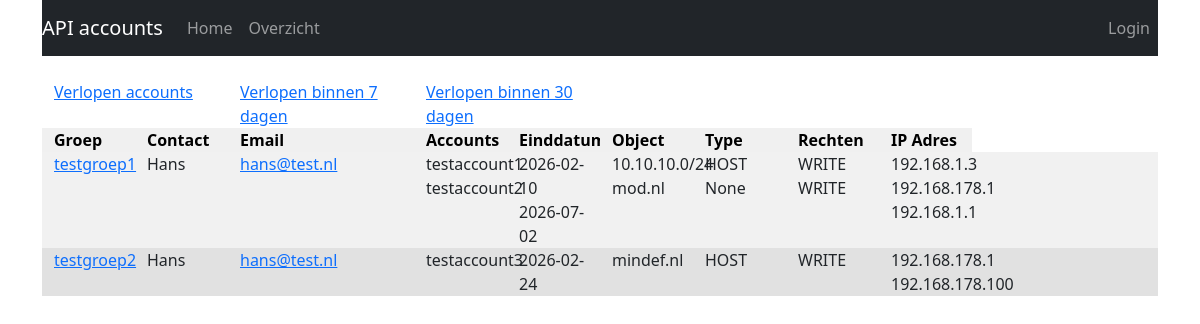
Screenshot of /overzicht with the database file from the repository.
### app/models.py (models this page shows, shortened)
class groeprecht(db.Model):
    __table_name__ = 'groeprecht'
    id = db.Column(db.Integer, primary_key=True, autoincrement=True)
    object = db.Column(db.String(100), nullable=False) #Naam van zone, netwerk etc.
    permission = db.Column(db.String(25), nullable=False) #READ, WRITE, DENY
    groep_id = db.Column(db.Integer, db.ForeignKey('groep.id'), nullable=False)  # Relatie naar groep
    groep = db.relationship('groep', backref=db.backref('groeprechten', lazy=True))  # Relatie naar groep
    resource_type_id = db.Column(db.Integer, db.ForeignKey('resource_type.id'))

class groep(db.Model):
    __table_name__ = 'groep'
    id = db.Column(db.Integer, primary_key=True, autoincrement=True)
    name = db.Column(db.String(255),nullable=False,unique=True)
    owner = db.Column(db.String(255),nullable=False)
    description = db.Column(db.Text)
    emailaddress = db.Column(db.String(100), nullable=False)
    documentation = db.Column(db.Text)
    software = db.Column(db.String(100), nullable=False)
    accesstype = db.Column(db.String(10), nullable=False)
    adgroep = db.Column(db.Boolean, default=False)

class accounts(db.Model):
    __table_name__ = 'accounts'
    id = db.Column(db.Integer, primary_key=True, autoincrement=True)
    name = db.Column(db.String(255),nullable=False,unique=True)
    einddatum = db.Column(db.Date, nullable=False)
    groep_id = db.Column(db.Integer, db.ForeignKey('groep.id'), nullable=False)  # Relatie naar groep
    groep = db.relationship('groep', backref=db.backref('accounts', lazy=True))

class resource_type(db.Model):
    __table_name__ = 'resource_type'
    id = db.Column(db.Integer, primary_key=True, autoincrement=True)
    name = db.Column(db.String(50), nullable=False)
    groeprechten = db.relationship('groeprecht', backref='resource_type')
    def __repr__(self):
        return f"{self.name}"

class ipadressen(db.Model):
    __table_name__ = 'ipadressen'
    id = db.Column(db.Integer, primary_key=True, autoincrement=True)
    ipaddress = db.Column(db.String(100))
    groep_id = db.Column(db.Integer, db.ForeignKey('groep.id'), nullable=False)  # Relatie naar groep
    groep = db.relationship('groep', backref=db.backref('ipadressen', lazy=True))

### app/lists.py (the view)
@overzicht.route('overzicht', strict_slashes=False ,methods=['GET'], defaults={ 'filter':''})
@overzicht.route('overzicht/<filter>/', methods=['GET'])
def acc(filter):
        if filter:
                if int(filter) <= 0:
                        today=datetime.strftime(datetime.now(), '%Y-%m-%d')
                        dateend=datetime.strftime(datetime.now()+timedelta(days=int(filter)), '%Y-%m-%d')
                        qry_grp=(db.session.query(groep,accounts,groeprecht,ipadressen)
                                .join(accounts, accounts.groep_id==groep.id)
                                .join(groeprecht, groeprecht.groep_id==groep.id)
                                .join(ipadressen, ipadressen.groep_id==groep.id)
                                .filter(accounts.einddatum <= dateend)
                                .order_by(groep.name)
                                .order_by(accounts.name).all())
                else:
                        today=datetime.strftime(datetime.now(), '%Y-%m-%d')
                        dateend=datetime.strftime(datetime.now()+timedelta(days=int(filter)), '%Y-%m-%d')
                        qry_grp=(db.session.query(groep,accounts,groeprecht,ipadressen)
                                .join(accounts, accounts.groep_id==groep.id)
                                .join(groeprecht, groeprecht.groep_id==groep.id)
                                .join(ipadressen, ipadressen.groep_id==groep.id)
                                .filter(accounts.einddatum <= dateend, accounts.einddatum >= today)
                                .order_by(groep.name)
                                .order_by(accounts.name).all())
        else:
                qry_grp=(db.session.query(groep,accounts,groeprecht,ipadressen)
                        .join(accounts, accounts.groep_id==groep.id)
                        .join(groeprecht, groeprecht.groep_id==groep.id)
                        .join(ipadressen, ipadressen.groep_id==groep.id)
                        .order_by(groep.name)
                        .order_by(accounts.name).all())
        acc_list={}
        for grp in qry_grp:
                acc_list.setdefault(grp[0].name,{})
                acc_list[grp[0].name].setdefault('id',grp[0].id)
                acc_list[grp[0].name].setdefault('contact',grp[0].owner)
                acc_list[grp[0].name].setdefault('email',grp[0].emailaddress)
                acc_list[grp[0].name].setdefault('accounts',set()).add(grp[1])
                acc_list[grp[0].name].setdefault('rights',set()).add(grp[2])
                acc_list[grp[0].name].setdefault('ips',set()).add(grp[3].ipaddress)
        return render_template('accounts.html', acc_list=acc_list)

### app/__init__.py (called while the page is built, shortened)
@app.after_request
def after_request(response):
    return response

### app/templates/accounts.html
{% extends 'base.html' %}
{% block content %}
<div class="container mt-4">
    <div class="row">
        <div class="col-md-2">
            <div class="w-100"><a href="/overzicht/0/"> Verlopen accounts</a></div>
        </div>
        <div class="col-md-2">
            <div class="w-100"><a href="/overzicht/7/"> Verlopen binnen 7 dagen</a></div>
        </div>
        <div class="col-md-2">
            <div class="w-100"><a href="/overzicht/30/"> Verlopen binnen 30 dagen</a></div>
        </div>
        <div class="col-md-6">
        </div>
    </div>
    <div class="row">
        <div class="col-md-1 gridhead">
            Groep
        </div>
        <div class="col-md-1 gridhead">
            Contact
        </div>
        <div class="col-md-2 gridhead">
            Email
        </div>
        <div class="col-md-1 gridhead">
            Accounts
        </div>
        <div class="col-md-1 gridhead">
            Einddatum
        </div>
        <div class="col-md-1 gridhead">
            Object
        </div>
        <div class="col-md-1 gridhead">
            Type
        </div>
        <div class="col-md-1 gridhead">
            Rechten
        </div>
        <div class="col-md-1 gridhead">
            IP Adres
        </div>
        <div class="col-md-2">
        </div>
    </div>
    {% for grp, data in acc_list.items() %}
        <div class="row row-striped">
            <div class="col-md-1">
                <div class="w-100"><a href="/admin/groep/edit/?id={{ data.id }}&url=/admin/groep/?page_size%3D20"> {{ grp }}</a></div>
            </div>
            <div class="col-md-1">
                <div class="w-100">{{ data.contact }}</div>
            </div>
            <div class="col-md-2">
                <div class="w-100"> <a href="mailto:{{ data.email }}">{{ data.email }}</a></div>
            </div>
            <div class="col-md-1">
                {% for acc in data.accounts %}
                    <div class="w-100">{{ acc.name }}</div>
                {% endfor %}
            </div>
            <div class="col-md-1">
                {% for acc in data.accounts %}
                    <div class="w-100">{{ acc.einddatum }}</div>
                {% endfor %}
            </div>
            <div class="col-md-1">
                {% for right in data.rights %}
                    <div class="w-100">{{ right.object }}</div>
                {% endfor %}
            </div>
            <div class="col-md-1">
                {% for right in data.rights %}
                    <div class="w-100">{{ right.resource_type }}</div>
                {% endfor %}
            </div>
            <div class="col-md-1">
                {% for right in data.rights %}
                    <div class="w-100">{{ right.permission }}</div>
                {% endfor %}
            </div>
            <div class="col-md-1">
                {% for address in data.ips %}
                    <div class="w-100">{{ address }}</div>
                {% endfor %}
            </div>
            <div class="col-md-2">
            </div>
        </div>
    {% endfor %}
</div>
{% endblock %}

### app/templates/base.html (shortened to what this page needs)
<!DOCTYPE html>
<head>
    <link rel="stylesheet" href="{{url_for('static', filename='bootstrap/css/bootstrap.min.css')}}">
    <link rel="stylesheet" href="{{url_for('static', filename='bootstrap/css/bootstrap.css')}}">
    <link rel="stylesheet" href="{{url_for('static', filename='css/my_flask_admin.css')}}">
</head>
<body>
  <div class="container mt4">
    <nav class="navbar navbar-expand-lg navbar-dark bg-dark mb-2">
      <div class="navbar-header">
        <a class="navbar-brand" href="#">API accounts</a>
      </div>
      <ul class="navbar-nav mr-auto">
        <li class="nav-item">
          <a class="nav-link" href="#">Home</a>
        </li>
        <li class="nav-item">
          <a class="nav-link" href="/overzicht">Overzicht</a>
        </li>
      </ul>
      <ul class="navbar-nav ms-auto">
        {% if not current_user.is_authenticated %}
        <ul class="navbar-nav ms-auto">
          <li class="nav-item"><a class="nav-link" href="{{ url_for('login.index') }}">Login</a></li>
        </ul>
        {% endif %}
      </ul>
    </nav>
    {% block content %} {% endblock %}
  </div>
</body>

### app/static/css/my_flask_admin.css (style rules this page uses)
.gridhead { position: sticky; top: 0; background: #f0f0f0; color: #000; font-weight: bold; z-index: 10; }
.row-striped:nth-child(odd) { background-color: #f1f1f1; }
.row-striped:nth-child(even) { background-color: #e1e1e1; }

### rows the page displays
groeprecht: name "testgroep1", contact "Hans", email "hans@test.nl", object "10.10.10.0/24", resource_type "HOST", permission "WRITE"
accounts: name "testaccount1", einddatum "2026-02-10"
accounts: name "testaccount2", einddatum "2026-07-02"
groeprecht: object "mod.nl", resource_type "None", permission "WRITE"
ipadressen: ipaddress "192.168.1.3"
ipadressen: ipaddress "192.168.178.1"
ipadressen: ipaddress "192.168.1.1"
groeprecht: name "testgroep2", contact "Hans", email "hans@test.nl", object "mindef.nl", resource_type "HOST", permission "WRITE"
accounts: name "testaccount3", einddatum "2026-02-24"
ipadressen: ipaddress "192.168.178.1"
ipadressen: ipaddress "192.168.178.100"
